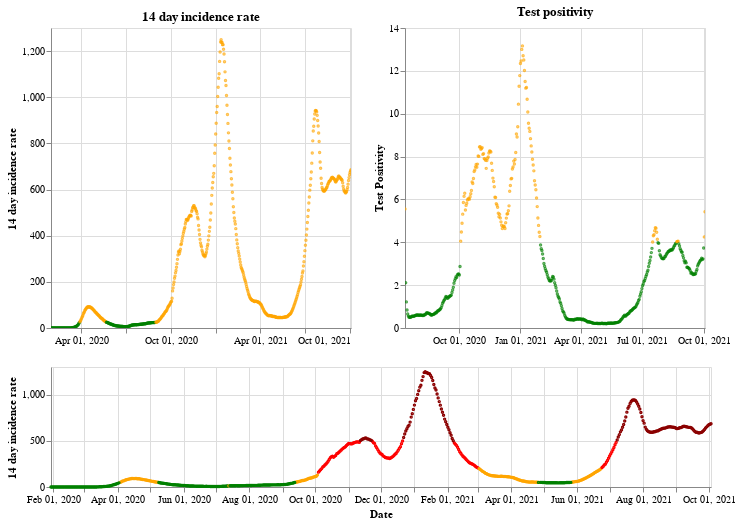

Notebook code for this chart:
### Markdown cell above
## England

### Code cell
plot_traffic_light('England')

### Figure 1 — Vega-Lite specification as saved in the notebook (floating-point values rounded to 4 significant figures; data arrays with more than 128 entries replaced by an {"elided": "..."} marker saying what was removed)
{"config": {"view": {"continuousWidth": 400, "continuousHeight": 300}}, "vconcat": [{"hconcat": [{"mark": {"type": "point", "size": 2}, "encoding": {"color": {"condition": {"value": "green", "test": "(datum.twoWeeklyCasesRate <= 25)"}, "value": "orange"}, "tooltip": [{"type": "nominal", "field": "areaName"}, {"type": "temporal", "field": "date"}, {"type": "quantitative", "field": "twoWeeklyCasesRate"}, {"type": "quantitative", "field": "testPositivity"}], "x": {"type": "temporal", "axis": {"title": ""}, "field": "date", "scale": {"domain": {"selection": "DateBrush"}}, "timeUnit": "yearmonthdate"}, "y": {"type": "quantitative", "axis": {"title": "14 day incidence rate"}, "field": "twoWeeklyCasesRate"}}, "title": "14 day incidence rate", "width": 300}, {"mark": {"type": "point", "size": 2}, "encoding": {"color": {"condition": {"value": "green", "test": "(datum.testPositivity <= 4)"}, "value": "orange"}, "tooltip": [{"type": "nominal", "field": "areaName"}, {"type": "temporal", "field": "date"}, {"type": "quantitative", "field": "twoWeeklyCasesRate"}, {"type": "quantitative", "field": "testPositivity"}], "x": {"type": "temporal", "axis": {"title": ""}, "field": "date", "scale": {"domain": {"selection": "DateBrush"}}, "timeUnit": "yearmonthdate"}, "y": {"type": "quantitative", "axis": {"title": "Test Positivity"}, "field": "testPositivity"}}, "title": "Test positivity", "width": 300}]}, {"layer": [{"mark": {"type": "point", "size": 2}, "encoding": {"color": {"condition": {"value": "orange", "test": "(((datum.testPositivity < 4) && (datum.twoWeeklyCasesRate >= 50)) && (datum.twoWeeklyCasesRate < 200))"}, "value": "red"}, "opacity": {"condition": {"value": 1, "test": "((datum.twoWeeklyCasesRate >= 50) && (datum.twoWeeklyCasesRate < 500))"}, "value": 0}, "tooltip": [{"type": "nominal", "field": "areaName"}, {"type": "temporal", "field": "date"}, {"type": "quantitative", "field": "twoWeeklyCasesRate"}, {"type": "quantitative", "field": "testPositivity"}], "x": {"type": "temporal", "axis": {"title": "Date"}, "field": "date", "timeUnit": "yearmonthdate"}, "y": {"type": "quantitative", "axis": {"title": "14 day incidence rate"}, "field": "twoWeeklyCasesRate"}}, "selection": {"DateBrush": {"type": "interval", "encodings": ["x"], "fields": ["Time"]}}}, {"mark": {"type": "point", "size": 2}, "encoding": {"color": {"value": "darkred"}, "opacity": {"condition": {"value": 1, "test": "(datum.twoWeeklyCasesRate >= 500)"}, "value": 0}, "tooltip": [{"type": "nominal", "field": "areaName"}, {"type": "temporal", "field": "date"}, {"type": "quantitative", "field": "twoWeeklyCasesRate"}, {"type": "quantitative", "field": "testPositivity"}], "x": {"type": "temporal", "axis": {"title": "Date"}, "field": "date", "timeUnit": "yearmonthdate"}, "y": {"type": "quantitative", "axis": {"title": "14 day incidence rate"}, "field": "twoWeeklyCasesRate"}}}, {"mark": {"type": "point", "size": 2}, "encoding": {"color": {"condition": {"value": "green", "test": "((datum.testPositivity < 4) && (datum.twoWeeklyCasesRate < 50))"}, "value": "orange"}, "opacity": {"condition": {"value": 1, "test": "(datum.twoWeeklyCasesRate < 50)"}, "value": 0}, "tooltip": [{"type": "nominal", "field": "areaName"}, {"type": "temporal", "field": "date"}, {"type": "quantitative", "field": "twoWeeklyCasesRate"}, {"type": "quantitative", "field": "testPositivity"}], "x": {"type": "temporal", "axis": {"title": "Date"}, "field": "date", "timeUnit": "yearmonthdate"}, "y": {"type": "quantitative", "axis": {"title": "14 day incidence rate"}, "field": "twoWeeklyCasesRate"}}}], "height": 120, "width": 660}], "data": {"name": "data-914e3a0b613b2642dcf876b359ccf05a"}, "$schema": "https://vega.github.io/schema/vega-lite/v4.8.1.json", "datasets": {"data-914e3a0b613b2642dcf876b359ccf05a": {"elided": "613 records"}}}
